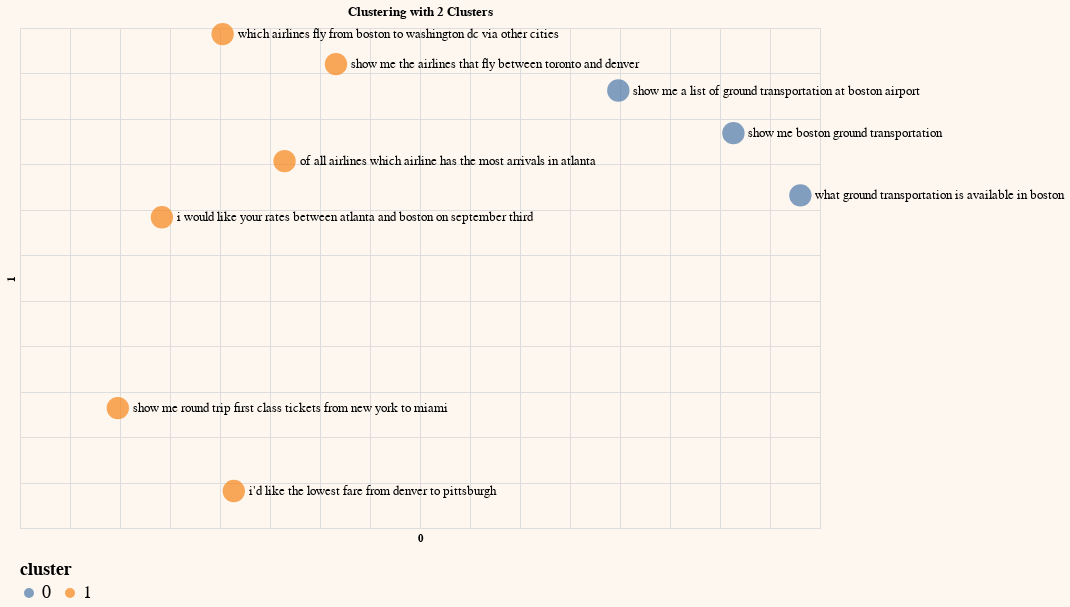

Notebook cell for this chart:
### Markdown cell above
Clustering is a process of grouping similar documents into clusters. It is used to organize a large number of documents into a smaller number of groups and lets us discover emerging patterns in the documents.

### Code cell
from sklearn.cluster import KMeans

# Embed the text for clustering
df['clustering_embeds'] = get_embeddings(df['query'].tolist(), input_type="clustering")
embeds = np.array(df['clustering_embeds'].tolist())

# Pick the number of clusters
df_clust = df_pc2.copy()
n_clusters=2

# Cluster the embeddings
kmeans_model = KMeans(n_clusters=n_clusters, random_state=0)
classes = kmeans_model.fit_predict(embeds).tolist()
df_clust['cluster'] = (list(map(str,classes)))

# Plot on a chart
df_clust.columns = df_clust.columns.astype(str)
generate_chart(df_clust.iloc[:sample],'0','1',lbl='on',color='cluster',title='Clustering with 2 Clusters')

### Figure 1 — Vega-Lite specification as saved in the notebook (floating-point values rounded to 4 significant figures; data arrays with more than 128 entries replaced by an {"elided": "..."} marker saying what was removed)
{"config": {"view": {"continuousWidth": 400, "continuousHeight": 300}, "background": "#FDF7F0", "legend": {"labelFontSize": 18, "orient": "bottom", "titleFontSize": 18}}, "layer": [{"mark": {"type": "circle", "size": 500}, "encoding": {"color": {"field": "cluster", "type": "nominal"}, "tooltip": [{"field": "query", "type": "nominal"}], "x": {"axis": {"domain": false, "labels": false, "ticks": false}, "field": "0", "scale": {"zero": false}, "type": "quantitative"}, "y": {"axis": {"domain": false, "labels": false, "ticks": false}, "field": "1", "scale": {"zero": false}, "type": "quantitative"}}}, {"mark": {"type": "text", "align": "left", "baseline": "middle", "color": "black", "dx": 15, "size": 13}, "encoding": {"color": {"value": "black"}, "text": {"field": "query", "type": "nominal"}, "tooltip": [{"field": "query", "type": "nominal"}], "x": {"axis": {"domain": false, "labels": false, "ticks": false}, "field": "0", "scale": {"zero": false}, "type": "quantitative"}, "y": {"axis": {"domain": false, "labels": false, "ticks": false}, "field": "1", "scale": {"zero": false}, "type": "quantitative"}}}], "data": {"name": "data-603fe6c268e38c3207583da1111295a4"}, "height": 500, "title": "Clustering with 2 Clusters", "width": 800, "$schema": "https://vega.github.io/schema/vega-lite/v4.17.0.json", "datasets": {"data-603fe6c268e38c3207583da1111295a4": [{"query": " which airlines fly from boston to washington dc via other cities", "query_embeds": {"elided": "1024 float values"}, "0": -0.09736, "1": 0.2933, "cluster": "1"}, {"query": " show me the airlines that fly between toronto and denver", "query_embeds": {"elided": "1024 float values"}, "0": 0.01597, "1": 0.2602, "cluster": "1"}, {"query": " show me round trip first class tickets from new york to miami", "query_embeds": {"elided": "1024 float values"}, "0": -0.2022, "1": -0.1181, "cluster": "1"}, {"query": " i'd like the lowest fare from denver to pittsburgh", "query_embeds": {"elided": "1024 float values"}, "0": -0.0862, "1": -0.2093, "cluster": "1"}, {"query": " show me a list of ground transportation at boston airport", "query_embeds": {"elided": "1024 float values"}, "0": 0.2983, "1": 0.2312, "cluster": "0"}, {"query": " show me boston ground transportation", "query_embeds": {"elided": "1024 float values"}, "0": 0.4134, "1": 0.1843, "cluster": "0"}, {"query": " of all airlines which airline has the most arrivals in atlanta", "query_embeds": {"elided": "1024 float values"}, "0": -0.03545, "1": 0.1535, "cluster": "1"}, {"query": " what ground transportation is available in boston", "query_embeds": {"elided": "1024 float values"}, "0": 0.4804, "1": 0.1159, "cluster": "0"}, {"query": " i would like your rates between atlanta and boston on september third", "query_embeds": {"elided": "1024 float values"}, "0": -0.1581, "1": 0.09177, "cluster": "1"}]}}
